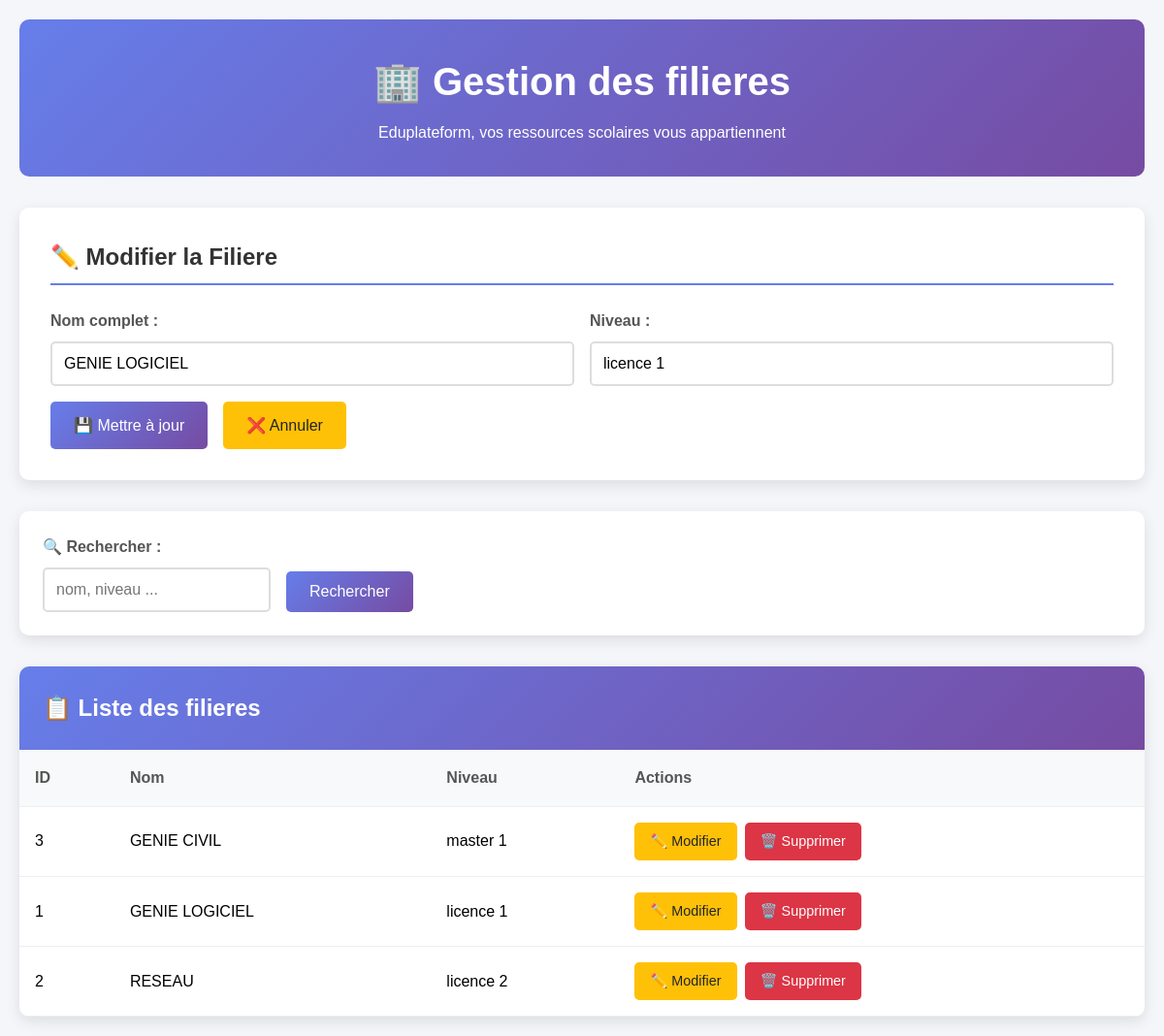
The page /filiere/index_filiere.php?edit=1 on the database its author committed.
### tables this page shows
CREATE TABLE filieres (
    id INT AUTO_INCREMENT PRIMARY KEY,
    name VARCHAR(200)  NOT NULL,
    level VARCHAR(50) NOT NULL,
    created_at TIMESTAMP DEFAULT CURRENT_TIMESTAMP,
    last_login TIMESTAMP NULL
);

### filiere/filiere.php (called while the page is built, shortened)
<?php
require_once '../database/config.php';
class Filiere {
    private $conn;
    private $table = 'filieres';
    public $id;
    public function __construct() {
        $database = new Database();
        $this->conn = $database->getConnection();
    }
    public function readAll() {
        $query = "SELECT * FROM " . $this->table . " ORDER BY name ASC";
        $stmt = $this->conn->prepare($query);
        $stmt->execute();
        return $stmt;
    }
    public function readOne() {
        $query = "SELECT * FROM " . $this->table . " WHERE id = :id LIMIT 0,1";
        $stmt = $this->conn->prepare($query);
        $stmt->bindParam(':id', $this->id);
        $stmt->execute();
        $row = $stmt->fetch(PDO::FETCH_ASSOC);
        if ($row) {
            $this->name = $row['name'];
            $this->level = $row['level'];
            return true;
        }
        return false;
    }
}
?>

### database/config.php (called while the page is built, shortened)
<?php
class Database {
    private $connection;
    public function __construct() {
        try {
            $this->connection = new PDO(
                "mysql:host=" . DB_HOST . ";dbname=" . DB_NAME,
                DB_USER,
                DB_PASS,
                array(
                    PDO::ATTR_ERRMODE => PDO::ERRMODE_EXCEPTION,
                    PDO::ATTR_DEFAULT_FETCH_MODE => PDO::FETCH_ASSOC
                )
            );
        } catch(PDOException $e) {
            die("Erreur de connexion à la base de données: " . $e->getMessage());
        }
    }
    public function getConnection() {
        return $this->connection;
    }
}
?>

### filiere/index_filiere.php (the view, shortened to what this page needs)
<?php
require_once 'filiere.php';
$filieres = new Filiere();
$searchTerm = $_GET['search'] ?? '';
if ($searchTerm) {
    $stmt = $filieres->search($searchTerm);
} else {
    $stmt = $filieres->readAll();
}
$editfilieres = null;
if (isset($_GET['edit'])) {
    $editfilieres = new Filiere();
    $editfilieres->id = $_GET['edit'];
    $editfilieres->readOne();
}
?>
<!DOCTYPE html>
<html lang="fr">
<head>
    <link rel="stylesheet" href="stylefiliere.css">
</head>
<body>
    <div class="container">
        <div class="header">
            <h1>🏢 Gestion des filieres</h1>
            <p>Eduplateform, vos ressources scolaires vous appartiennent</p>
        </div>
        <div class="form-section">
            <h2><?php echo $editfilieres ? '✏️ Modifier la Filiere' : '➕ Ajouter une Filiere'; ?></h2>
            <form method="POST" action="">
                <div class="form-grid">
                    <div class="form-group">
                        <label for="name">Nom complet :</label>
                        <input type="text" id="name" name="name" required
                               value="<?php echo $editfilieres ? htmlspecialchars($editfilieres->name) : ''; ?>">
                    </div>
                    <div class="form-group">
                        <label for="level">Niveau :</label>
                        <input type="text" id="level" name="level" required
                               value="<?php echo $editfilieres ? htmlspecialchars($editfilieres->level) : ''; ?>">
                    </div>
                </div>
                <div style="display: flex; gap: 1rem;">
                    <button type="submit" class="btn btn-primary">
                        <?php echo $editfilieres ? '💾 Mettre à jour' : '➕ Ajouter'; ?>
                    </button>
                    <?php if ($editfilieres): ?>
                        <a href="index.php" class="btn btn-warning">❌ Annuler</a>
                    <?php endif; ?>
                </div>
            </form>
        </div>
        <div class="search-section">
            <form method="GET" action="" class="search-form">
                <div class="form-group" style="margin: 0;">
                    <label for="search">🔍 Rechercher :</label>
                    <input type="text" id="search" name="search" placeholder="nom, niveau ..."
                           value="<?php echo htmlspecialchars($searchTerm); ?>">
                </div>
                <button type="submit" class="btn btn-primary">Rechercher</button>
            </form>
        </div>
        <div class="table-section">
            <div class="table-header">
                <h2>📋 Liste des filieres <?php echo $searchTerm ? "(Résultats pour: '$searchTerm')" : ''; ?></h2>
            </div>
            <div class="table-responsive">
                <?php if ($stmt->rowCount() > 0): ?>
                    <table>
                        <thead>
                            <tr>
                                <th>ID</th>
                                <th>Nom</th>
                                <th>Niveau</th>
                                <th>Actions</th>
                            </tr>
                        </thead>
                        <tbody>
                            <?php while ($row = $stmt->fetch(PDO::FETCH_ASSOC)): ?>
                                <tr>
                                    <td><?php echo $row['id']; ?></td>
                                    <td><?php echo htmlspecialchars($row['name']); ?></td>
                                    <td><?php echo htmlspecialchars($row['level']); ?></td>
                                    <td>
                                        <div class="actions">
                                            <a href="?edit=<?php echo $row['id']; ?>" class="btn btn-warning btn-small">
                                                ✏️ Modifier
                                            </a>
                                            <a href="?delete=<?php echo $row['id']; ?>"
                                               class="btn btn-danger btn-small"
                                               onclick="return confirm('Êtes-vous sûr de vouloir supprimer cet Filiere ?')">
                                                🗑️ Supprimer
                                            </a>
                                        </div>
                                    </td>
                                </tr>
                            <?php endwhile; ?>
                        </tbody>
                    </table>
                <?php endif; ?>
            </div>
        </div>
    </div>
</body>
</html>

### filiere/stylefiliere.css (style rules this page uses)
* { margin: 0; padding: 0; box-sizing: border-box; }
body { font-family: 'Arial', sans-serif; background-color: #f5f6fa; line-height: 1.6; }
.container { max-width: 1200px; margin: 0 auto; padding: 20px; }
.header { background: linear-gradient(135deg, #667eea 0%, #764ba2 100%); color: white; padding: 2rem; border-radius: 10px; margin-bottom: 2rem; text-align: center; }
.header h1 { font-size: 2.5rem; margin-bottom: 0.5rem; }
.form-section { background: white; padding: 2rem; border-radius: 10px; box-shadow: 0 5px 15px rgba(0,0,0,0.1); margin-bottom: 2rem; }
.form-section h2 { color: #333; margin-bottom: 1.5rem; border-bottom: 2px solid #667eea; padding-bottom: 0.5rem; }
.form-grid { display: grid; grid-template-columns: repeat(auto-fit, minmax(250px, 1fr)); gap: 1rem; margin-bottom: 1rem; }
.form-group { display: flex; flex-direction: column; }
.form-group label { margin-bottom: 0.5rem; font-weight: bold; color: #555; }
.form-group input { padding: 0.75rem; border: 2px solid #ddd; border-radius: 5px; font-size: 1rem; transition: border-color 0.3s; }
.btn { padding: 0.75rem 1.5rem; border: none; border-radius: 5px; cursor: pointer; font-size: 1rem; text-decoration: none; display: inline-block; text-align: center; transition: all 0.3s; }
.btn-primary { background: linear-gradient(135deg, #667eea 0%, #764ba2 100%); color: white; }
.btn-warning { background-color: #ffc107; color: #212529; }
.btn-danger { background-color: #dc3545; color: white; }
.btn-small { padding: 0.5rem 1rem; font-size: 0.9rem; }
.search-section { background: white; padding: 1.5rem; border-radius: 10px; box-shadow: 0 5px 15px rgba(0,0,0,0.1); margin-bottom: 2rem; }
.search-form { display: flex; gap: 1rem; align-items: end; }
.search-form input { flex: 1; padding: 0.75rem; border: 2px solid #ddd; border-radius: 5px; font-size: 1rem; }
.table-section { background: white; border-radius: 10px; box-shadow: 0 5px 15px rgba(0,0,0,0.1); overflow: hidden; }
.table-header { background: linear-gradient(135deg, #667eea 0%, #764ba2 100%); color: white; padding: 1.5rem; }
.table-header h2 { margin: 0; }
.table-responsive { overflow-x: auto; }
table { width: 100%; border-collapse: collapse; }
th, td { padding: 1rem; text-align: left; border-bottom: 1px solid #eee; }
th { background-color: #f8f9fa; font-weight: bold; color: #555; }
.actions { display: flex; gap: 0.5rem; }

### rows shown on the page
filieres: name "GENIE LOGICIEL", level "licence 1", id "1"
filieres: id "3", name "GENIE CIVIL", level "master 1"
filieres: id "2", name "RESEAU", level "licence 2"
